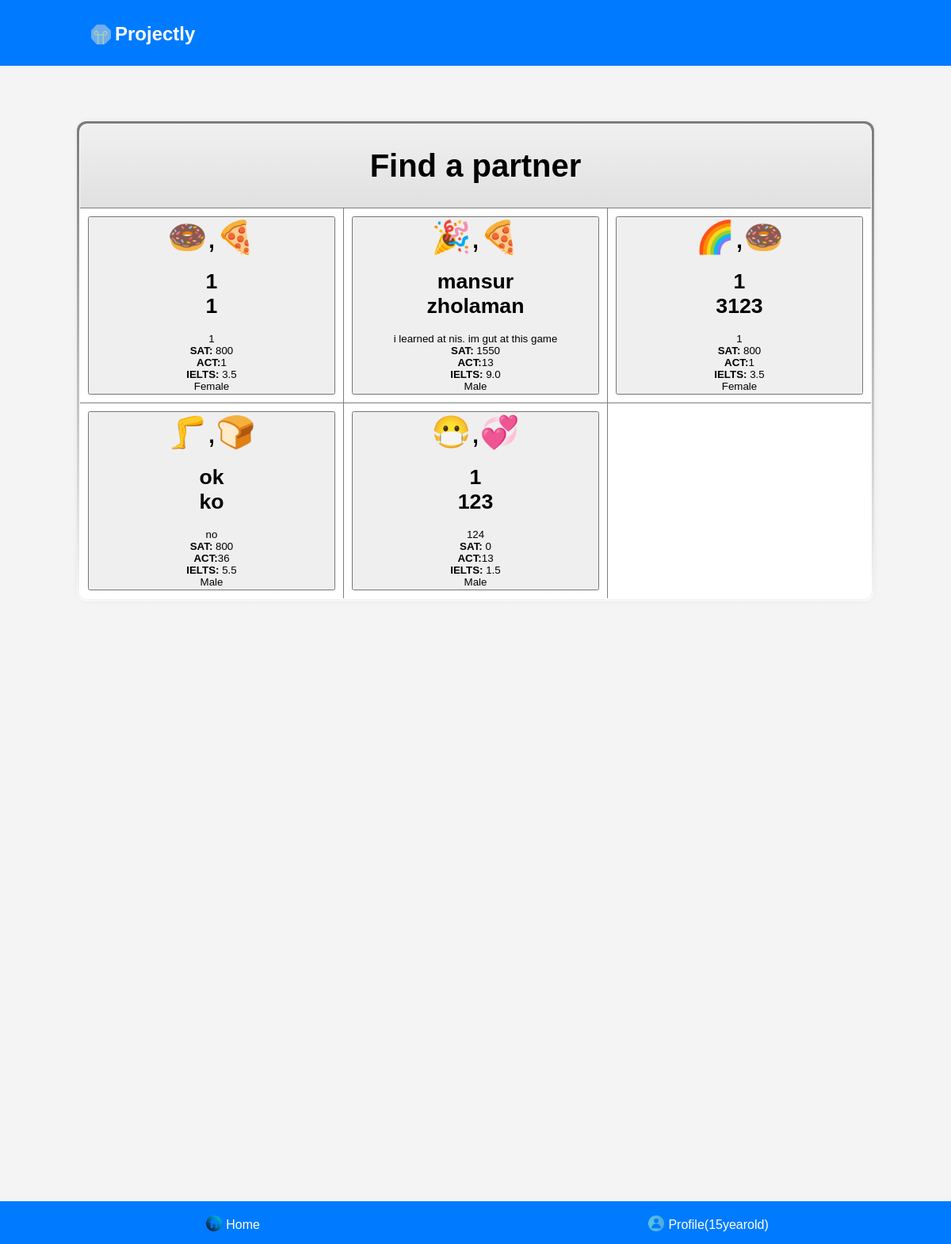
The page /partners.php (signed in) on the database its author committed.
### tables this page shows
CREATE TABLE `profiledata` (
  `id` int(11) NOT NULL,
  `name` varchar(50) NOT NULL,
  `surname` varchar(50) NOT NULL,
  `profile_picture` varchar(255) DEFAULT NULL,
  `description` mediumtext,
  `gender` enum('Male','Female') NOT NULL,
  `user_id` int(11) DEFAULT NULL,
  `sat` int(11) DEFAULT NULL,
  `act` int(11) DEFAULT NULL,
  `ielts` decimal(3,1) DEFAULT NULL,
  `emojis` varchar(10) DEFAULT NULL
);

### partners.php (the view, shortened to what this page needs)
<?php
include 'C:/MAMP/htdocs/database/db_connect.php';
$sql = "SELECT * FROM profiledata";
$result = $conn->query($sql);
?>
<!DOCTYPE html>
<html lang="en">
<head>
    <link rel="stylesheet" href="styles.css" />
</head>
<body >
<div class="header" >
    <h1><img src="Pictures/Projectly.png" alt="projectly icon" style="width:35px; margin-bottom:-10px;">Projectly</h1>
</div>
<div class="categories" style="display: flex; gap: 20px; justify-content: center; align-items: center;">
<div class="gradient-border-table">
<table class="table table-striped" style="width:1000px; height:600px; text-align: center;">
<tr>
    <th colspan="3" style="height:30%; font-size:40px;">Find a partner</th>
</tr>
<?php
$counter = 0;
echo '<tr>';
while ($row = $result->fetch_assoc()) {
    echo '<td>';
    echo '<a href="profile.php?id=' . $row['id'] . '" style="width: 100%;">';
    echo '<button type="submit" style="width: 100%;">';
    echo '<div class="emoji-container" style="font-size:40px; ">';
    echo htmlspecialchars($row['emojis']);
    echo '</div>';
    echo '<div>';
    echo '<h1>';
    echo ' ' . htmlspecialchars($row['name']) . '<br>';
    echo ' ' . htmlspecialchars($row['surname']) . '<br>';
    echo '</h1>';
    echo '' . htmlspecialchars($row['description']) . '<br>';
    echo '<strong>SAT:</strong>';
    echo ' ' . htmlspecialchars($row['sat']) . '<br>';
    echo '<strong>ACT:</strong>';
    echo '' . htmlspecialchars($row['act']) . '<br>';
    echo '<strong>IELTS:</strong>';
    echo ' ' . htmlspecialchars($row['ielts']) . '<br>';
    echo ' ' . htmlspecialchars($row['gender']) . '<br>';
    echo '</button>' ;
    echo '</a>';
    echo '</div>';
    echo '</td>';
    $counter++;
    if ($counter % 3 == 0) {
        echo '</tr><tr>';
    }
}
if ($counter % 3 != 0) {
    echo '</tr>';
}
?>
<div class="footer-nav">
    <a href="index.php"><img src="pictures/home-icon.png" alt="Home Icon" class="home-icon">Home</a>
    <?php if (isset($_SESSION['username'])): ?>
        <a href="profile.php"><img src="pictures/profile-icon.png" alt="Profile Icon" class="profile-icon">Profile(<?php echo htmlspecialchars($_SESSION['username']); ?>)</a>
    <?php else: ?>
        <a href="login.php"><img src="pictures/profile-icon.png" alt="Profile Icon" class="profile-icon">Profile</a>
    <?php endif; ?>
</div>
</body>
</html>

### styles.css (style rules this page uses)
body { min-height: 190vh; display: flex; flex-direction: column; }
.gradient-border-table { width: 1000px; height: 600px; text-align: center; margin: 20px auto; border-spacing: 0; position: relative; background: linear-gradient(rgb(128, 128, 128), white); padding: 3px; border-radius: 12px; }
.gradient-border-table table { width: 100%; height: 100%; background-color: white; border-radius: 10px; overflow: hidden; margin: 0; box-shadow: 0 0 10px rgba(0, 0, 0, 0.1); }
.gradient-border-table th { height: 30%; font-size: 40px; background: linear-gradient(to bottom, #f0f0f0, #e0e0e0); padding: 10px; text-align: center; }
.gradient-border-table td { padding: 10px; font-size: 20px; width:33.33%; }
.emoji-container { float: up; }
table, th, td, tr { border: 1px solid rgb(126, 126, 126); border-collapse: collapse; }
.profile-icon, .create-icon, .home-icon { max-width: 20px; max-height: 20px; margin-right: 5px; width: auto; height: auto; position: relative; top: 3px; }
body { font-family: Arial, sans-serif; margin: 0; padding: 0; background-color: #f4f4f4; padding-bottom: 50px; }
.header { background-image: url('project.jpeg'); background-size: cover; background-position: center; background-color: #007bff; background-blend-mode: multiply; display: flex; justify-content: space-between; align-items: center; padding: 10px; background-color: #007bff; color: white; text-decoration: none; }
.header h1 { font-size: 24px; text-decoration: none; margin-left: 100px; }
.categories { display: flex; justify-content: space-around; margin-top: 50px; }
.footer-nav { background-image: url('project.jpeg'); background-size: cover; background-color: #007bff; background-blend-mode: multiply; display: flex; justify-content: space-around; padding: 15px; background-color: #007bff; position: fixed; bottom: 0; width: 100%; color: white; }
.footer-nav a { color: white; text-decoration: none; }

### rows shown on the page
profiledata: emojis "🍩,🍕", name "1", surname "1", description "1", sat "800", act "1", ielts "3.5", gender "Female"
profiledata: emojis "🎉,🍕", name "mansur", surname "zholaman", description "i learned at nis. im gut at this game", sat "1550", act "13", ielts "9.0", gender "Male"
profiledata: emojis "🌈,🍩", name "1", surname "3123", description "1", sat "800", act "1", ielts "3.5", gender "Female"
profiledata: emojis "🦵,🍞", name "ok", surname "ko", description "no", sat "800", act "36", ielts "5.5", gender "Male"
profiledata: emojis "😷,💞", name "1", surname "123", description "124", sat "0", act "13", ielts "1.5", gender "Male"

### other values the page prints
$_SESSION['username'] "15yearold"
